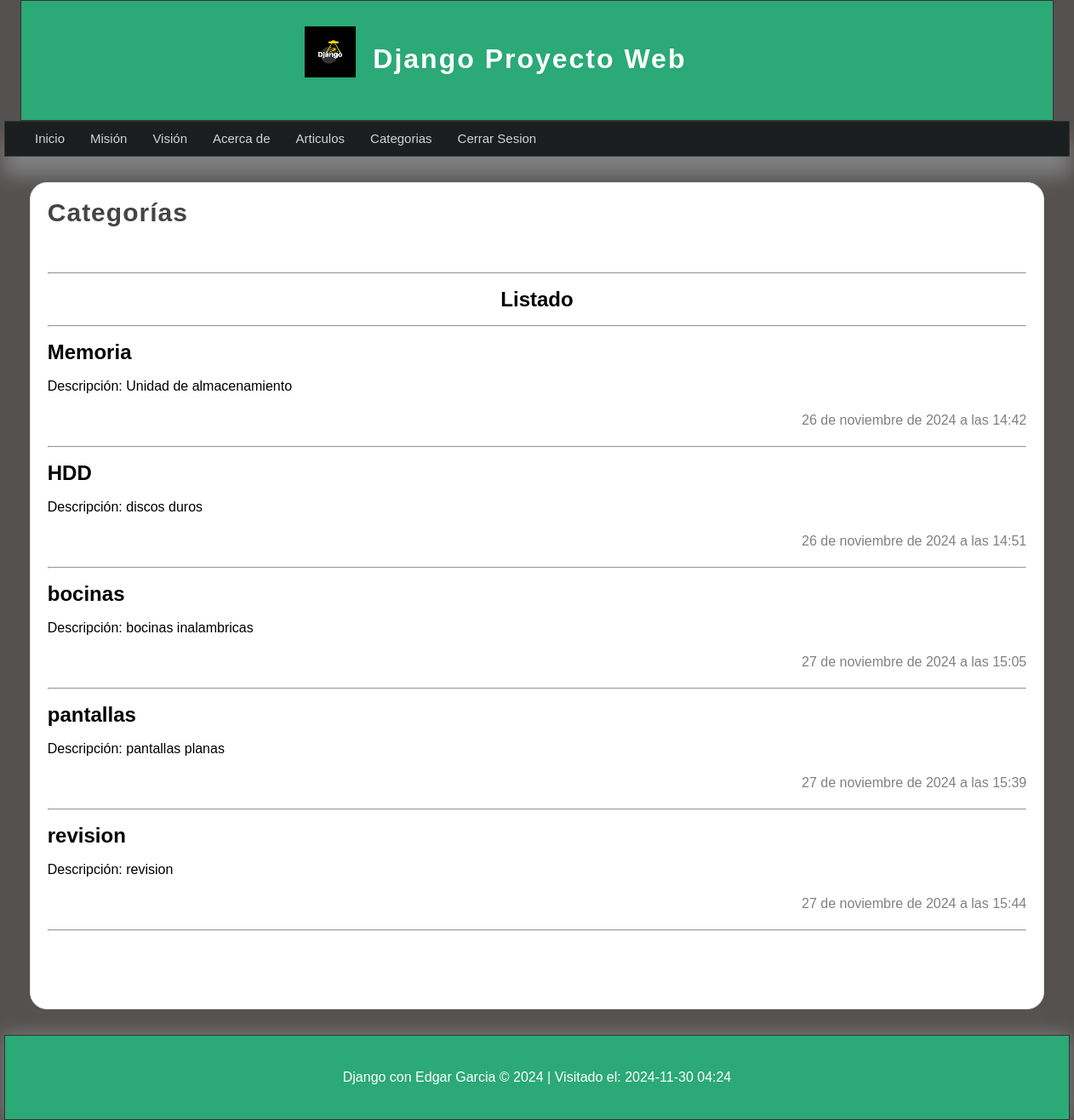
The page /listado_categorias/ (signed in) on the database its author committed.
### articulos/models.py (models this page shows, shortened)
class Category(models.Model):
  name=models.CharField(max_length=100,verbose_name='Nombre')
  description=models.CharField(max_length=255,verbose_name='Descripcion')
  created_at=models.DateTimeField(auto_now_add=True,verbose_name='Creado el')
  updated_at=models.DateTimeField(auto_now=True,verbose_name="Actualizado el ")
  class Meta:
    verbose_name= "Categoria"
    verbose_name_plural= "Categorias"

### articulos/views.py (the view)
# urls.py: path('listado_categorias/', views.list_cat, name='listado_categorias'),
@login_required(login_url='inicio')
def list_cat(request):
    categorias = Category.objects.all()
    return render(request, 'categorias/listado_cat.html', {
        'title': 'Categorías',
        'content': 'Listado de categorías',
        'categorias': categorias
    })

### articulos/templates/categorias/listado_cat.html (shortened to what this page needs)
{% extends "layouts/layouts.html" %}
{% block content %}
<h1 class="title">{{title}}</h1>
<hr>
<h1 align="center">Listado</h1> <hr>
{% for categoria in categorias %}
    <article class="article-item">
        <div class="data">
            <h2>{{categoria.name}}</h2>
            <p>Descripción: {{categoria.description}}</p>
            <span class="date">
            {{categoria.created_at}}
            </span>
            <hr>
        </div>
    </article>
    {% endfor %}
{% endblock %}

### mainapp/static/css/estilos.css (style rules this page uses)
* { margin: 0px; padding: 0px; font-family: sans-serif; text-decoration: none; }
p,h1,h2 { margin-top: 20px; margin-bottom: 20px; }
body { background-color: #555151; }
.title { color:#444; letter-spacing: 1px; font-size: 30px; margin-bottom: 10px; margin-top: 5px; }
.date { display: block; margin-top: 20px; margin-bottom: 20px; color: gray;; text-align: right; }
.title { color: #444; letter-spacing: 1px; font-size: 30px; padding-bottom: 50px; margin-bottom: 10px; margin-top: 5px; }

### rows shown on the page
Category: name "Memoria", description "Unidad de almacenamiento", created_at "26 de noviembre de 2024 a las 14:42"
Category: name "HDD", description "discos duros", created_at "26 de noviembre de 2024 a las 14:51"
Category: name "bocinas", description "bocinas inalambricas", created_at "27 de noviembre de 2024 a las 15:05"
Category: name "pantallas", description "pantallas planas", created_at "27 de noviembre de 2024 a las 15:39"
Category: name "revision", description "revision", created_at "27 de noviembre de 2024 a las 15:44"

### other values the page prints
{{ title }} "Categorías"
